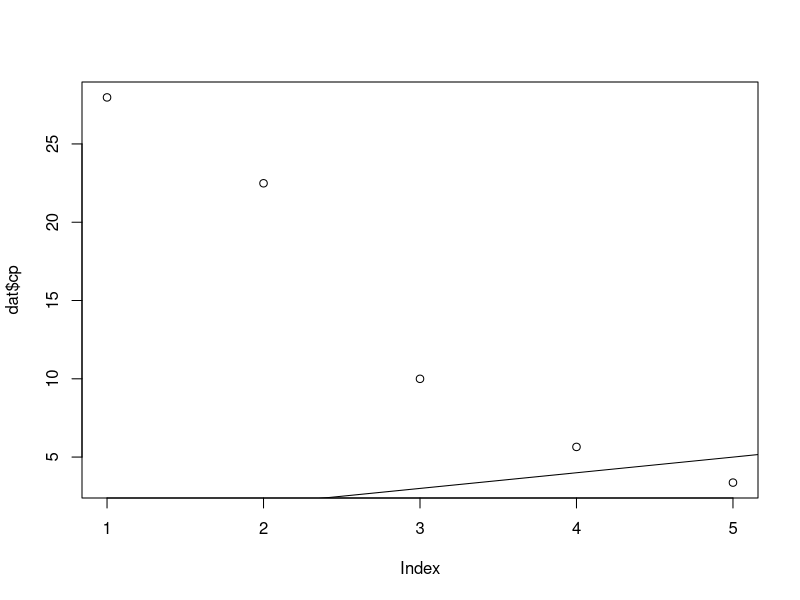

Here is the R script that generated this plot:
#####Variable Selection
#Finding the simplest model with the strongest relationship
#Criteria for comparison - 
#R^2 (adjusted and unadjusted) - maximum
#Mallow's Cp - minimum
#AIC and BIC - minimum
#Residual Sum of Squares - minimum

library(leaps) ##package for analysis
library(MASS)  ##package for dataset Birthwt

head(birthwt)

#Compare criteria of models, excluding AIC
#regsubsets(DV~IV1+IV2+..+IVk, dataset used, number of top models to consider for each criteria, maximum number of IVs)
all <- regsubsets(bwt~age+lwt+race+smoke+ptl+ht+ui+ftv,data = birthwt,nbest = 1, nvmax = 5)
dat <- summary(all)

#extract criteria and bind them into table
criteria <- cbind(dat$which,cbind(rsq=dat$rsq,adjr2 = dat$adjr2,cp = dat$cp, bic = dat$bic, rss = dat$rss))
criteria

#Acc. to most criteria, Model 5 is best
attach(birthwt)
model1 <- lm(bwt~lwt+race+smoke+ht+ui)
summary(model1)

#Considering Cp - Cp values follow a parabola, find the minima
plot(dat$cp)
abline(0,1)
#find the Cp that falls below the line



#Coompare AIC
#establish most inclusive and least inclusive models
full <- lm(bwt~age+lwt+race+smoke+ptl+ht+ui+ftv)
null <- lm(bwt~1)

#brute-force AIC comparison by adding/removing variables from model 
#additive - keep adding variables
#used for data with a lot of variables
stepAIC(null, scope = list(lower=null,upper=full),data=birthwt,direction = 'forward')

#subtractive - remove variables
#used for smaller models
stepAIC(full, scope = list(lower=null,upper=full),data=birthwt,direction = 'backward')

#two-way
#more complrehensive
stepAIC(null, scope = list(lower=null,upper=full),data=birthwt,direction = 'both')

#final model acc. to AIC
model2 <- lm(bwt ~ ui + race + smoke + ht + lwt)
detach(birthwt)

##Model Transformation
#scale(object,whether the values are centered around the mean (T), whether the values are standardised acc to SD (T))

library(datasets)
deets <- swiss
head(swiss)
attach(swiss)

full <- lm(Infant.Mortality~Fertility+Agriculture+Examination+Education+Catholic)
null <- lm(Infant.Mortality~1)

stepAIC(null,scope=list(lower=null,upper=full),data=swiss,direction='forward')

model3 <- lm(Infant.Mortality~Fertility+Education)
summary(model3)

#centering just the intercept to increase interpretation 
#usually, intercept reflects value when all IV are 0 which is meaningless
model3.c <- lm(Infant.Mortality~scale(Fertility,scale=F)+scale(Education,scale=F))
summary(model3.c)
#all other coefficients constant, the intercept is centered such that it reflects expected value of y when rest are average

#standardising the entire model
model3.s <- lm(Infant.Mortality~scale(Fertility)+scale(Education))
summary(model3.s)

detach(swiss)

##Categorical Variables
#when the Predictive Variables are Categorical
attach(birthwt)

head(birthwt)

#recall the best regression model
#lm(bwt~ui+race+smoke+ht+lwt)
#smoke and race are categorical variables with varying levels

#2 Levels - smoke
model4 <- lm(bwt~smoke)
summary(model4)
#the naive regression will consider levels 1 and 0 to be continuous values

#Convert smoke into a categorical variable
#factor(object,levels that exist,labels for levels)
smoke.cat <- factor(smoke,c(0,1),labels=c('No','Yes'))

model4.cat <- lm(bwt~smoke.cat)
summary(model4.cat)
#the beta value now describes the difference between the categories i.e. smoking decreases birthweight estimates by 283g

#3 Levels - race
model5 <- lm(bwt~race)
summary(model5)
#naive regression suggests a continuous change from one race group to another

race.cat <- factor(race,c(1,2,3),labels=c('White','Black','Other'))
#creating dummy variables that can be used to differentiate categories
contrasts(race.cat)

model5.cat <- lm(bwt~race.cat)
summary(model5.cat)
#the beta values now describe how the other 2 categories differ from the first = White

#significance testing requires P and F statistics
anova(model5.cat)

#Multiple Categorical Variables


#When the Outcome Variable is Categorical
